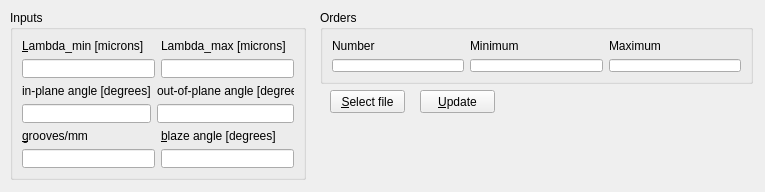
<?xml version="1.0" encoding="UTF-8"?>
<ui version="4.0">
 <class>MainWindow</class>
 <widget class="QMainWindow" name="MainWindow">
  <property name="geometry">
   <rect>
    <x>0</x>
    <y>0</y>
    <width>765</width>
    <height>192</height>
   </rect>
  </property>
  <property name="windowTitle">
   <string>MainWindow</string>
  </property>
  <widget class="QWidget" name="centralwidget">
   <widget class="QGroupBox" name="groupBoxInputs">
    <property name="geometry">
     <rect>
      <x>10</x>
      <y>10</y>
      <width>296</width>
      <height>170</height>
     </rect>
    </property>
    <property name="title">
     <string>Inputs</string>
    </property>
    <layout class="QGridLayout" name="gridLayout_2">
     <item row="0" column="0">
      <layout class="QVBoxLayout" name="verticalLayoutInputs">
       <item>
        <layout class="QGridLayout" name="gridLayoutWavelengths">
         <item row="1" column="2">
          <widget class="QLineEdit" name="textLambdaMin">
           <property name="inputMethodHints">
            <set>Qt::ImhDigitsOnly</set>
           </property>
          </widget>
         </item>
         <item row="0" column="3">
          <widget class="QLabel" name="labelLambdaMax">
           <property name="text">
            <string>Lambda_max [microns]</string>
           </property>
           <property name="buddy">
            <cstring>textLambdaMax</cstring>
           </property>
          </widget>
         </item>
         <item row="1" column="3">
          <widget class="QLineEdit" name="textLambdaMax">
           <property name="inputMethodHints">
            <set>Qt::ImhDigitsOnly</set>
           </property>
          </widget>
         </item>
         <item row="0" column="2">
          <widget class="QLabel" name="labelLambdaMin">
           <property name="text">
            <string>&amp;Lambda_min [microns]</string>
           </property>
           <property name="buddy">
            <cstring>textLambdaMin</cstring>
           </property>
          </widget>
         </item>
        </layout>
       </item>
       <item>
        <layout class="QGridLayout" name="gridLayoutAngles">
         <item row="0" column="1">
          <widget class="QLabel" name="labelOutAngle_2">
           <property name="sizePolicy">
            <sizepolicy hsizetype="Preferred" vsizetype="Preferred">
             <horstretch>0</horstretch>
             <verstretch>0</verstretch>
            </sizepolicy>
           </property>
           <property name="text">
            <string>in-plane angle [degrees]</string>
           </property>
           <property name="buddy">
            <cstring>textInAngle</cstring>
           </property>
          </widget>
         </item>
         <item row="1" column="2">
          <widget class="QLineEdit" name="textOutAngle">
           <property name="inputMethodHints">
            <set>Qt::ImhDigitsOnly</set>
           </property>
          </widget>
         </item>
         <item row="0" column="2">
          <widget class="QLabel" name="labelOutAngle">
           <property name="text">
            <string>out-of-plane angle [degrees]</string>
           </property>
           <property name="buddy">
            <cstring>textOutAngle</cstring>
           </property>
          </widget>
         </item>
         <item row="1" column="1">
          <widget class="QLineEdit" name="textInAngle">
           <property name="inputMethodHints">
            <set>Qt::ImhDigitsOnly</set>
           </property>
          </widget>
         </item>
        </layout>
       </item>
       <item>
        <layout class="QGridLayout" name="gridLayoutGrating">
         <item row="0" column="0">
          <widget class="QLabel" name="labelGroovesMm">
           <property name="text">
            <string>&amp;grooves/mm</string>
           </property>
           <property name="buddy">
            <cstring>textGroovesMm</cstring>
           </property>
          </widget>
         </item>
         <item row="0" column="1">
          <widget class="QLabel" name="labelBlaze">
           <property name="text">
            <string>&amp;blaze angle [degrees]</string>
           </property>
           <property name="buddy">
            <cstring>textBlaze</cstring>
           </property>
          </widget>
         </item>
         <item row="1" column="1">
          <widget class="QLineEdit" name="textBlaze"/>
         </item>
         <item row="1" column="0">
          <widget class="QLineEdit" name="textGroovesMm"/>
         </item>
        </layout>
       </item>
      </layout>
     </item>
    </layout>
   </widget>
   <widget class="QGroupBox" name="groupBoxOutputs">
    <property name="geometry">
     <rect>
      <x>320</x>
      <y>10</y>
      <width>433</width>
      <height>74</height>
     </rect>
    </property>
    <property name="title">
     <string>Orders</string>
    </property>
    <layout class="QGridLayout" name="gridLayout">
     <item row="0" column="0">
      <layout class="QGridLayout" name="gridLayoutOrders">
       <item row="0" column="2">
        <widget class="QLabel" name="labelMaxOrder">
         <property name="text">
          <string>Maximum</string>
         </property>
         <property name="buddy">
          <cstring>textOrderMax</cstring>
         </property>
        </widget>
       </item>
       <item row="0" column="1">
        <widget class="QLabel" name="labelMinOrder">
         <property name="text">
          <string>Minimum</string>
         </property>
         <property name="buddy">
          <cstring>textOrderMin</cstring>
         </property>
        </widget>
       </item>
       <item row="0" column="0">
        <widget class="QLabel" name="labelNumberOrders">
         <property name="text">
          <string>Number</string>
         </property>
         <property name="buddy">
          <cstring>textOrders</cstring>
         </property>
        </widget>
       </item>
       <item row="1" column="0">
        <widget class="QLineEdit" name="textOrders"/>
       </item>
       <item row="1" column="1">
        <widget class="QLineEdit" name="textOrderMin"/>
       </item>
       <item row="1" column="2">
        <widget class="QLineEdit" name="textOrderMax"/>
       </item>
      </layout>
     </item>
    </layout>
   </widget>
   <widget class="QPushButton" name="pushButtonUpdate">
    <property name="geometry">
     <rect>
      <x>420</x>
      <y>90</y>
      <width>75</width>
      <height>23</height>
     </rect>
    </property>
    <property name="text">
     <string>&amp;Update</string>
    </property>
   </widget>
   <widget class="QPushButton" name="pushButtonSelectFile">
    <property name="geometry">
     <rect>
      <x>330</x>
      <y>90</y>
      <width>75</width>
      <height>23</height>
     </rect>
    </property>
    <property name="text">
     <string>&amp;Select file</string>
    </property>
   </widget>
   <widget class="QLabel" name="labelFileName">
    <property name="geometry">
     <rect>
      <x>330</x>
      <y>120</y>
      <width>421</width>
      <height>20</height>
     </rect>
    </property>
    <property name="text">
     <string/>
    </property>
    <property name="buddy">
     <cstring>pushButtonSelectFile</cstring>
    </property>
   </widget>
  </widget>
 </widget>
 <tabstops>
  <tabstop>textLambdaMin</tabstop>
  <tabstop>textLambdaMax</tabstop>
  <tabstop>textInAngle</tabstop>
  <tabstop>textOutAngle</tabstop>
  <tabstop>textGroovesMm</tabstop>
  <tabstop>textBlaze</tabstop>
  <tabstop>pushButtonSelectFile</tabstop>
  <tabstop>pushButtonUpdate</tabstop>
  <tabstop>textOrders</tabstop>
  <tabstop>textOrderMin</tabstop>
  <tabstop>textOrderMax</tabstop>
 </tabstops>
 <resources/>
 <connections>
  <connection>
   <sender>pushButtonUpdate</sender>
   <signal>clicked()</signal>
   <receiver>MainWindow</receiver>
   <slot>updateClicked()</slot>
   <hints>
    <hint type="sourcelabel">
     <x>542</x>
     <y>171</y>
    </hint>
    <hint type="destinationlabel">
     <x>441</x>
     <y>163</y>
    </hint>
   </hints>
  </connection>
  <connection>
   <sender>pushButtonSelectFile</sender>
   <signal>clicked()</signal>
   <receiver>MainWindow</receiver>
   <slot>selectFileClicked()</slot>
   <hints>
    <hint type="sourcelabel">
     <x>495</x>
     <y>98</y>
    </hint>
    <hint type="destinationlabel">
     <x>402</x>
     <y>111</y>
    </hint>
   </hints>
  </connection>
 </connections>
 <slots>
  <slot>updateClicked()</slot>
  <slot>selectFileClicked()</slot>
 </slots>
</ui>
